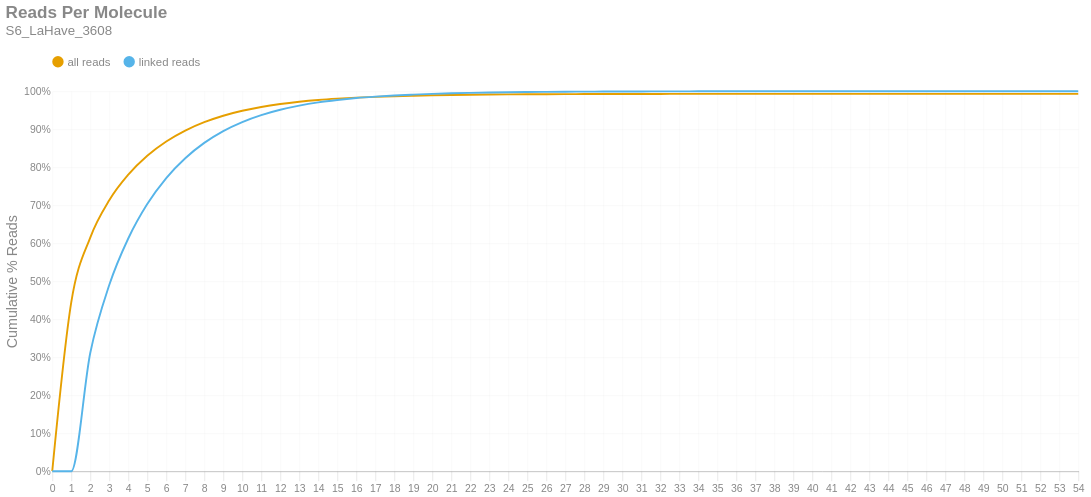

The notebook cell saved with this chart:
### Markdown cell above
### Reads per Molecule
This chart shows the cumulative distribution of the number of reads per linked molecule. That is, how many alignments are associated with a unique molecule. This excludes the number of reads associated with invalid or absent linked-read barcodes. The `linked` histogram is the percentages recalculated when disregarding singletons.

### Code cell
if SKIPLR:
    print_html(f"Skipped")
else:
    counts = np.bincount(valids['reads'].cast(pl.Int64).to_numpy())
    weighted = counts * np.arange(len(counts))
    all_perc = weighted / n_reads
    linked_perc = weighted / n_linked_reads
    linked_perc[1] = 0
    binned_df = pl.DataFrame({
        'readsper': list(range(len(counts))),
        'all reads (cumsum)': np.cumsum(all_perc).tolist(),
        'linked reads (cumsum)': np.cumsum(linked_perc).tolist(),
    })

    with SafeRender(binned_df):
        (
            density_plot(binned_df, 'Reads Per Molecule', samplename, 'readspmol')
            .encode(
                x=alt.X('readsper:O', title=None).axis(labelAngle=0).scale(padding=0),
                y=alt.Y('value:Q', title='Cumulative % Reads').axis(format='%').stack(False),
                color=alt.Color("key:N").scale(domain=["all reads", "linked reads"]),
                tooltip=[
                    alt.Tooltip("key:N", title="Data Type"),
                    alt.Tooltip("readsper:O", title="Reads Per Molecule"),
                    alt.Tooltip("value:Q", format=".2%", title="% Reads (Cum.)")
                ]            
            )
        ).display()

### Figure 1 — Vega-Lite specification as saved in the notebook (floating-point values rounded to 4 significant figures)
{"width": "container", "height": 400, "config": {"title": {"anchor": "start", "dy": -15, "fontSize": 18, "color": "#888888", "subtitleColor": "#888888", "subtitleFontSize": 14}, "arc": {"fill": "#0072B2"}, "axis": {"domainColor": "#888888", "domainWidth": 0.5, "gridWidth": 0.2, "grid": false, "titleFontWeight": 400, "titleFontSize": 15, "labelFontSize": 11, "labelColor": "#888888", "tickColor": "#888888", "tickWidth": 0.2, "titleColor": "#888888"}, "axisBand": {"grid": false}, "axisX": {"grid": true, "tickSize": 10, "domainCap": "round"}, "axisY": {"domain": false, "grid": true, "tickSize": 0, "domainCap": "round"}, "background": "transparent", "header": {"labelFontSize": 15, "labelColor": "#888888", "titleFontSize": 15, "titleFontWeight": 600, "titleColor": "#888888"}, "legend": {"labelFont": "sans-serif", "labelFontSize": 12, "labelColor": "#888888", "symbolSize": 100, "symbolType": "circle", "titleFontSize": 12, "titlePadding": 10, "titleColor": "#888888", "title": null, "orient": "top"}, "range": {"category": ["#E69F00", "#56B4E9", "#009E73", "#F0E442", "#0072B2", "#D55E00", "#CC79A7", "#000000"], "diverging": ["#cfe8f3", "#a2d4ec", "#73bfe2", "#46abdb", "#1696d2", "#12719e"]}, "area": {"fill": "#0072B2", "fillOpacity": 0.7, "line": true, "strokeOpacity": 0.7}, "line": {"color": "#0072B2", "stroke": "#0072B2", "strokeWidth": 2}, "trail": {"color": "#0072B2", "stroke": "#0072B2", "strokeWidth": 0, "size": 1}, "point": {"filled": true, "fillOpacity": 1.0, "size": 95}, "text": {"color": "#888888", "fontSize": 11, "align": "right", "fontWeight": 400, "size": 11}, "bar": {"fill": "#0072B2", "stroke": null}, "view": {"stroke": null, "continuousWidth": 660, "continuousHeight": 400}}, "data": {"name": "data-1b17305f7417e151663f51b7d9320c8c"}, "mark": {"type": "line", "interpolate": "monotone", "point": {"opacity": 0, "size": 275}}, "encoding": {"color": {"field": "key", "scale": {"domain": ["all reads", "linked reads"]}, "type": "nominal"}, "tooltip": [{"field": "key", "title": "Data Type", "type": "nominal"}, {"field": "readsper", "title": "Reads Per Molecule", "type": "ordinal"}, {"field": "value", "format": ".2%", "title": "% Reads (Cum.)", "type": "quantitative"}], "x": {"axis": {"labelAngle": 0}, "field": "readsper", "scale": {"padding": 0}, "title": null, "type": "ordinal"}, "y": {"axis": {"format": "%"}, "field": "value", "stack": false, "title": "Cumulative % Reads", "type": "quantitative"}}, "params": [{"name": "param_c36ac31b6afebe62", "select": {"type": "point", "fields": ["key"]}, "bind": "legend"}], "title": {"text": "Reads Per Molecule", "subtitle": "S6_LaHave_3608"}, "transform": [{"fold": ["all reads (cumsum)", "linked reads (cumsum)"]}, {"calculate": "replace(datum.key, ' (cumsum)', '')", "as": "key"}, {"filter": {"param": "param_c36ac31b6afebe62"}}], "usermeta": {"embedOptions": {"downloadFileName": "S6_LaHave_3608.readspmol"}}, "$schema": "https://vega.github.io/schema/vega-lite/v6.1.0.json", "datasets": {"data-1b17305f7417e151663f51b7d9320c8c": [{"readsper": 0, "all reads (cumsum)": 0.0, "linked reads (cumsum)": 0.0}, {"readsper": 1, "all reads (cumsum)": 0.4441, "linked reads (cumsum)": 0.0}, {"readsper": 2, "all reads (cumsum)": 0.6148, "linked reads (cumsum)": 0.311}, {"readsper": 3, "all reads (cumsum)": 0.713, "linked reads (cumsum)": 0.4898}, {"readsper": 4, "all reads (cumsum)": 0.7803, "linked reads (cumsum)": 0.6124}, {"readsper": 5, "all reads (cumsum)": 0.83, "linked reads (cumsum)": 0.703}, {"readsper": 6, "all reads (cumsum)": 0.8676, "linked reads (cumsum)": 0.7715}, {"readsper": 7, "all reads (cumsum)": 0.8963, "linked reads (cumsum)": 0.8237}, {"readsper": 8, "all reads (cumsum)": 0.9184, "linked reads (cumsum)": 0.864}, {"readsper": 9, "all reads (cumsum)": 0.9355, "linked reads (cumsum)": 0.895}, {"readsper": 10, "all reads (cumsum)": 0.9485, "linked reads (cumsum)": 0.9188}, {"readsper": 11, "all reads (cumsum)": 0.9585, "linked reads (cumsum)": 0.9371}, {"readsper": 12, "all reads (cumsum)": 0.9663, "linked reads (cumsum)": 0.9511}, {"readsper": 13, "all reads (cumsum)": 0.9723, "linked reads (cumsum)": 0.9621}, {"readsper": 14, "all reads (cumsum)": 0.9769, "linked reads (cumsum)": 0.9706}, {"readsper": 15, "all reads (cumsum)": 0.9804, "linked reads (cumsum)": 0.9769}, {"readsper": 16, "all reads (cumsum)": 0.9832, "linked reads (cumsum)": 0.9819}, {"readsper": 17, "all reads (cumsum)": 0.9852, "linked reads (cumsum)": 0.9856}, {"readsper": 18, "all reads (cumsum)": 0.9868, "linked reads (cumsum)": 0.9886}, {"readsper": 19, "all reads (cumsum)": 0.9881, "linked reads (cumsum)": 0.9909}, {"readsper": 20, "all reads (cumsum)": 0.9892, "linked reads (cumsum)": 0.9929}, {"readsper": 21, "all reads (cumsum)": 0.99, "linked reads (cumsum)": 0.9945}, {"readsper": 22, "all reads (cumsum)": 0.9907, "linked reads (cumsum)": 0.9956}, {"readsper": 23, "all reads (cumsum)": 0.9912, "linked reads (cumsum)": 0.9966}, {"readsper": 24, "all reads (cumsum)": 0.9916, "linked reads (cumsum)": 0.9973}, {"readsper": 25, "all reads (cumsum)": 0.9919, "linked reads (cumsum)": 0.9979}, {"readsper": 26, "all reads (cumsum)": 0.9921, "linked reads (cumsum)": 0.9983}, {"readsper": 27, "all reads (cumsum)": 0.9924, "linked reads (cumsum)": 0.9987}, {"readsper": 28, "all reads (cumsum)": 0.9925, "linked reads (cumsum)": 0.9989}, {"readsper": 29, "all reads (cumsum)": 0.9926, "linked reads (cumsum)": 0.9991}, {"readsper": 30, "all reads (cumsum)": 0.9927, "linked reads (cumsum)": 0.9992}, {"readsper": 31, "all reads (cumsum)": 0.9927, "linked reads (cumsum)": 0.9994}, {"readsper": 32, "all reads (cumsum)": 0.9928, "linked reads (cumsum)": 0.9995}, {"readsper": 33, "all reads (cumsum)": 0.9929, "linked reads (cumsum)": 0.9996}, {"readsper": 34, "all reads (cumsum)": 0.9929, "linked reads (cumsum)": 0.9997}, {"readsper": 35, "all reads (cumsum)": 0.9929, "linked reads (cumsum)": 0.9997}, {"readsper": 36, "all reads (cumsum)": 0.993, "linked reads (cumsum)": 0.9998}, {"readsper": 37, "all reads (cumsum)": 0.993, "linked reads (cumsum)": 0.9998}, {"readsper": 38, "all reads (cumsum)": 0.993, "linked reads (cumsum)": 0.9998}, {"readsper": 39, "all reads (cumsum)": 0.993, "linked reads (cumsum)": 0.9998}, {"readsper": 40, "all reads (cumsum)": 0.993, "linked reads (cumsum)": 0.9999}, {"readsper": 41, "all reads (cumsum)": 0.993, "linked reads (cumsum)": 0.9999}, {"readsper": 42, "all reads (cumsum)": 0.993, "linked reads (cumsum)": 0.9999}, {"readsper": 43, "all reads (cumsum)": 0.993, "linked reads (cumsum)": 0.9999}, {"readsper": 44, "all reads (cumsum)": 0.9931, "linked reads (cumsum)": 0.9999}, {"readsper": 45, "all reads (cumsum)": 0.9931, "linked reads (cumsum)": 1.0}, {"readsper": 46, "all reads (cumsum)": 0.9931, "linked reads (cumsum)": 1.0}, {"readsper": 47, "all reads (cumsum)": 0.9931, "linked reads (cumsum)": 1.0}, {"readsper": 48, "all reads (cumsum)": 0.9931, "linked reads (cumsum)": 1.0}, {"readsper": 49, "all reads (cumsum)": 0.9931, "linked reads (cumsum)": 1.0}, {"readsper": 50, "all reads (cumsum)": 0.9931, "linked reads (cumsum)": 1.0}, {"readsper": 51, "all reads (cumsum)": 0.9931, "linked reads (cumsum)": 1.0}, {"readsper": 52, "all reads (cumsum)": 0.9931, "linked reads (cumsum)": 1.0}, {"readsper": 53, "all reads (cumsum)": 0.9931, "linked reads (cumsum)": 1.0}, {"readsper": 54, "all reads (cumsum)": 0.9931, "linked reads (cumsum)": 1.0}]}}
